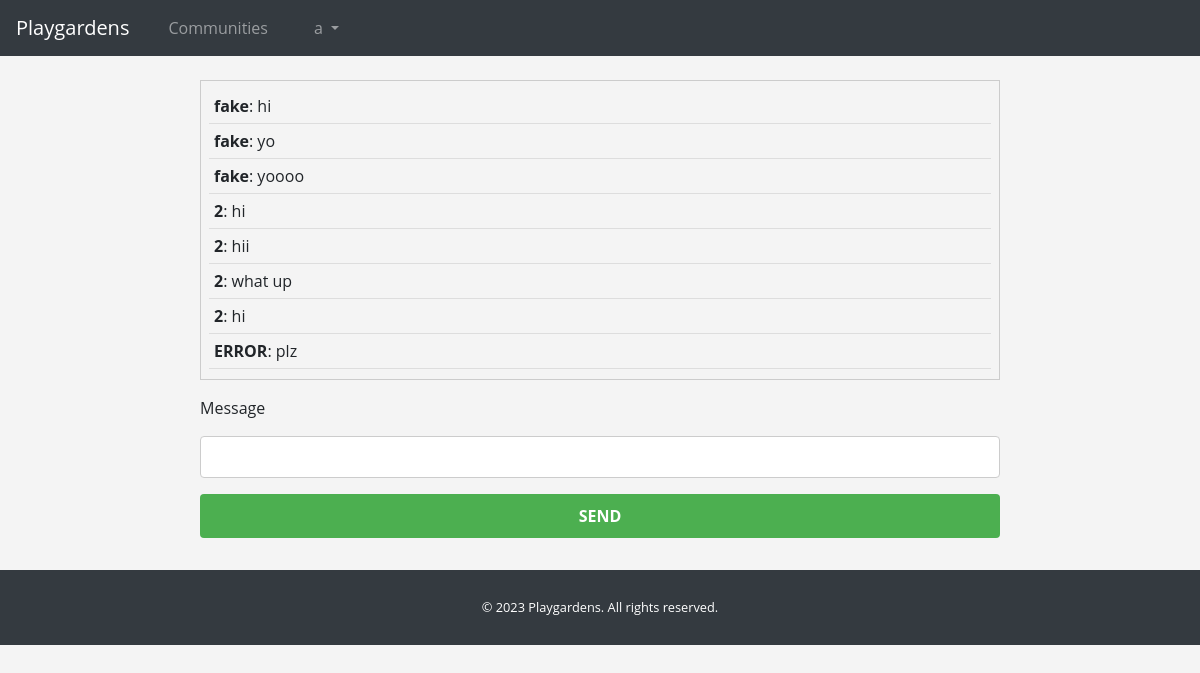
The page /chat (signed in) on the database its author committed.
### models.py (models this page shows, shortened)
class User(db.Model):
    id = db.Column(db.Integer, primary_key=True)
    username = db.Column(db.String(80), unique=True, nullable=False)
    email = db.Column(db.String(120), unique=True, nullable=False)
    password_hash = db.Column(db.String(128))
    bio = db.Column(db.Text(), nullable=True)
    location = db.Column(db.String(100), nullable=True)

class Message(db.Model):
    id = db.Column(db.Integer, primary_key=True)
    username = db.Column(db.String(80), nullable=False)
    text = db.Column(db.String(500), nullable=False)
    timestamp = db.Column(db.DateTime, index=True, default=datetime.utcnow)

### app.py (the view)
@app.route('/chat', methods=['GET', 'POST'])
def chat():
    if not "user_id" in session:
        return redirect(url_for('login'))
    form = MessageForm()
    if form.validate_on_submit():
        message = Message(username=session["username"], text=form.message.data)
        db.session.add(message)
        db.session.commit()
        return redirect(url_for('chat'))
    messages = Message.query.order_by(Message.timestamp.asc()).all()
    return render_template('chat.html', form=form, messages=messages)

### forms.py
class MessageForm(FlaskForm):
    message = StringField('Message', validators=[DataRequired()])
    submit = SubmitField('Send')

### app.py (called while the page is built)
@app.before_request
def load_user():
    user_id = session.get('user_id')
    if user_id is not None:
        g.user = User.query.get(user_id)
    else:
        g.user = None

### templates/chat.html (shortened to what this page needs)
{% extends "base.html" %}
{% block content %}
<div class="chat-container">
    <ul class="messages">
        {% for message in messages %}
        <li><strong>{{ message.username }}</strong>: {{ message.text }}</li>
        {% endfor %}
    </ul>
    <form action="" method="post">
        {{ form.message.label }} {{ form.message(size=32) }}
        {{ form.submit() }}
    </form>
</div>
{% endblock %}

### templates/base.html (shortened to what this page needs)
<!DOCTYPE html>
<html lang="en">
<head>
    <link rel="stylesheet" href="https://stackpath.bootstrapcdn.com/bootstrap/4.3.1/css/bootstrap.min.css">
    <link rel="stylesheet" href="{{ url_for('static', filename='css/style.css') }}">
</head>
<body>
    <nav class="navbar navbar-expand-lg navbar-dark bg-dark">
        <a class="navbar-brand" href="{{ url_for('home') }}">Playgardens</a>
        <div class="collapse navbar-collapse" id="navbarNav">
            <ul class="navbar-nav">
                <li class="nav-item">
                    <a class="nav-link" href="{{ url_for('communities') }}">Communities</a>
                </li>
                {% if session.user_id %}
                <li class="nav-item dropdown">
                  <a class="nav-link dropdown-toggle" href="#" id="navbarDropdown" role="button" data-toggle="dropdown">
                    {{ g.user.username if g.user else 'Profile' }}
                  </a>
                </li>
              {% endif %}
            </ul>
        </div>
    </nav>
    <div class="container mt-4">
        {% block content %}
        {% endblock %}
    </div>
    <footer class="footer bg-dark text-white mt-4">
        <div class="container text-center">
            <p class="my-2">© 2023 Playgardens. All rights reserved.</p>
        </div>
    </footer>
</body>
</html>

### static/css/style.css (style rules this page uses)
body { font-family: Arial, sans-serif; margin: 0; padding: 0; background-color: #f4f4f4; }
nav ul { list-style: none; padding: 0; }
nav ul li { display: inline; margin: 0 10px; }
nav ul li a { color: white; text-decoration: none; }
footer { text-align: center; padding: 20px 0; background-color: #333; color: white; }
.chat-container { margin: 0 auto; max-width: 800px; }
.messages { list-style-type: none; padding: 0; height: 300px; overflow-y: scroll; border: 1px solid #ccc; padding: 8px; }
.messages li { padding: 5px; border-bottom: 1px solid #ddd; }
form { margin-top: 10px; }
nav ul { display: flex; justify-content: center; padding: 0; }
nav ul li { margin: 0 15px; }
nav ul li a { color: white; text-decoration: none; transition: color 0.3s; }
input[type="text"], input[type="email"], input[type="password"] { width: 100%; padding: 8px; margin: 8px 0; display: inline-block; border: 1px solid #ccc; border-radius: 4px; box-sizing: border-box; }
input[type="submit"] { width: 100%; background-color: #4CAF50; color: white; padding: 14px 20px; margin: 8px 0; border: none; border-radius: 4px; cursor: pointer; }
body { font-family: 'Open Sans', sans-serif; }
nav { position: sticky; top: 0; z-index: 10; background-color: #333; }
footer { background-color: #222; color: #ddd; padding: 20px; font-size: 0.8em; }
.btn-primary, .btn-success, input[type="submit"] { background-color: #4CAF50; color: white; padding: 10px 20px; border: none; border-radius: 4px; cursor: pointer; text-transform: uppercase; font-weight: bold; transition: background-color 0.3s ease; }

### rows shown on the page
User: user "a"
Message: username "fake", text "hi"
Message: username "fake", text "yo"
Message: username "fake", text "yoooo"
Message: username "2", text "hi"
Message: username "2", text "hii"
Message: username "2", text "what up"
Message: username "2", text "hi"
Message: username "ERROR", text "plz"
